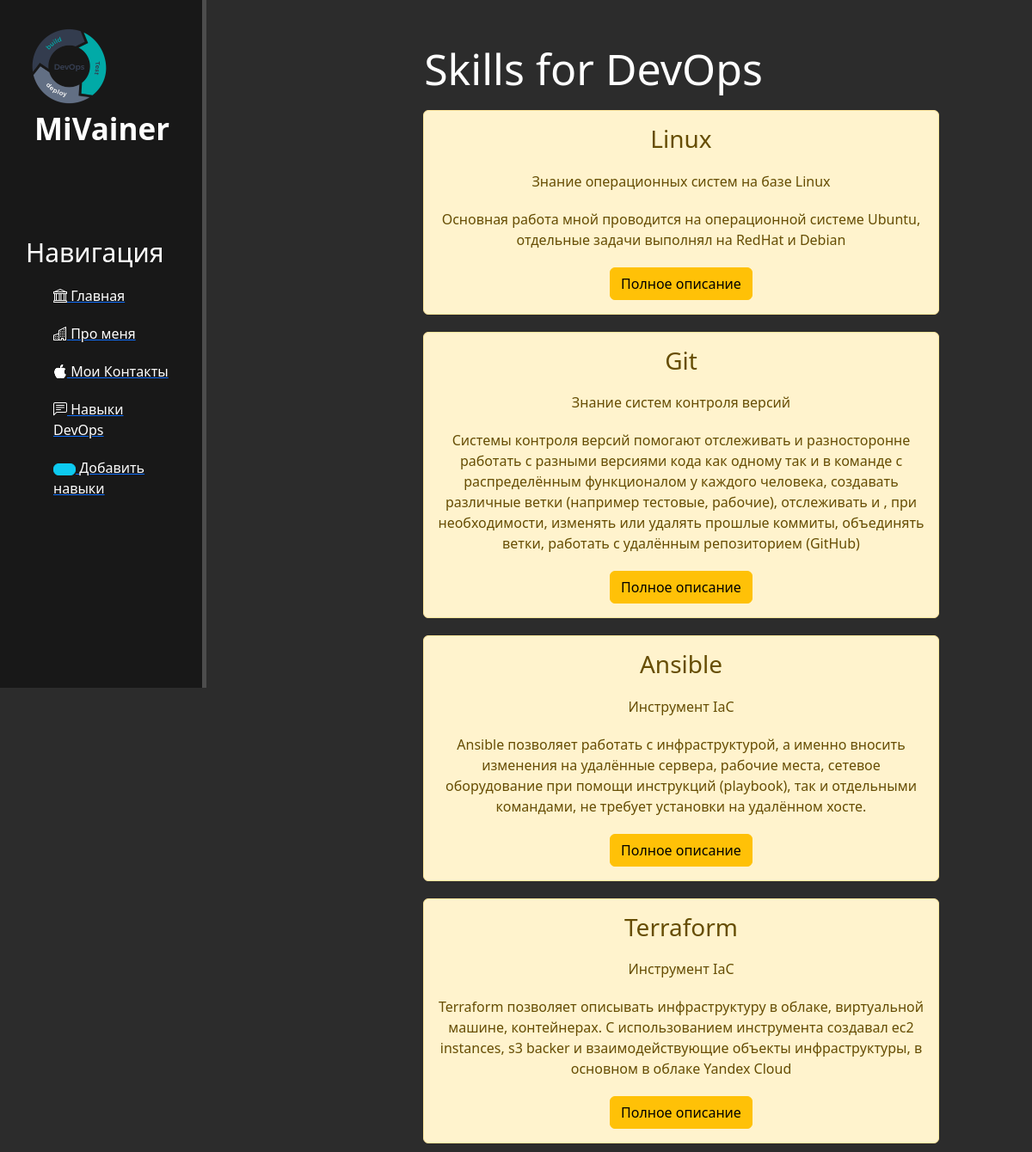
The page /news/ on the database as committed earlier.
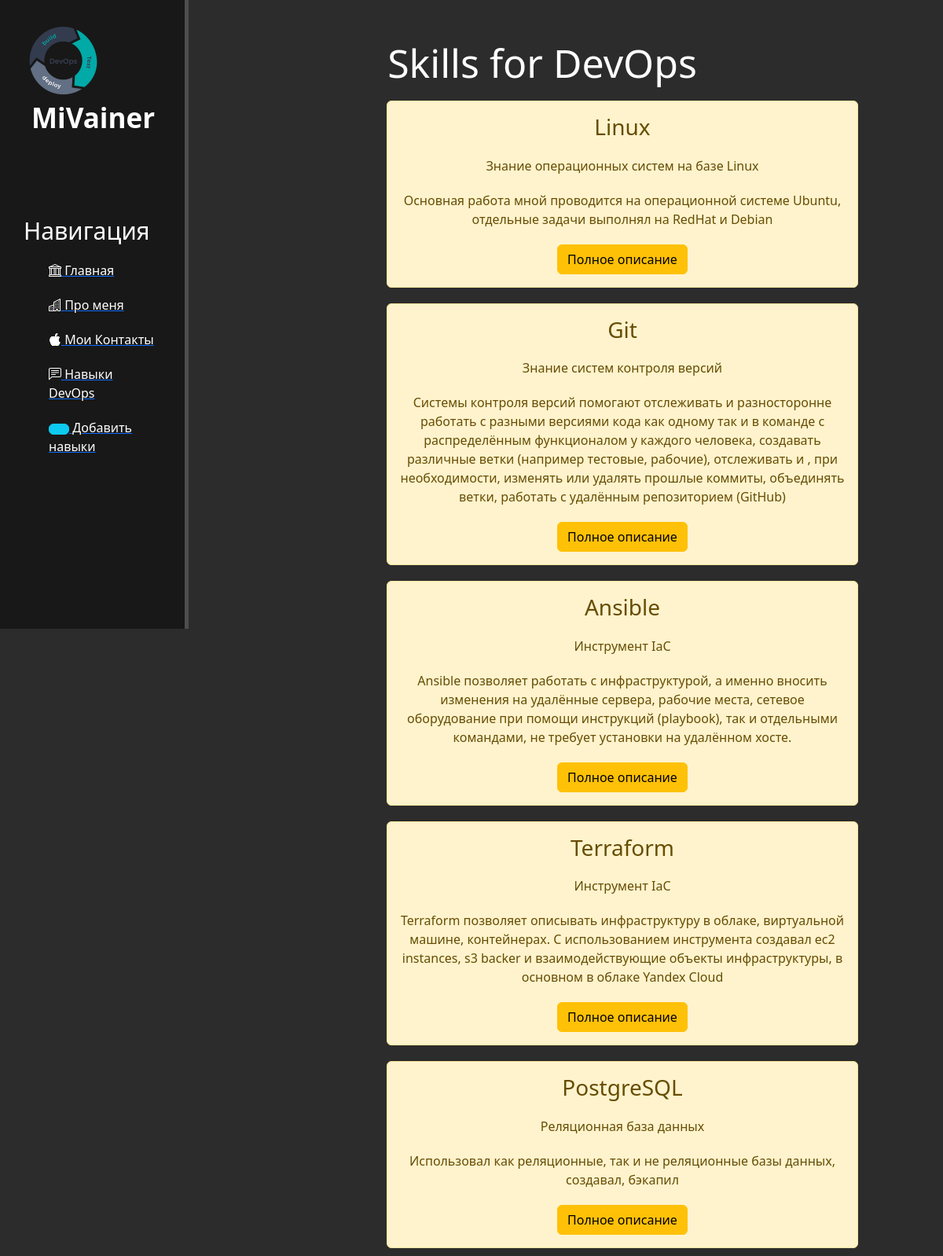
The same page on the database as committed later.
### app2/models.py (models this page shows, shortened)
class Artiles(models.Model):
    skill = models.CharField('Название скила', max_length=50, default='Не заполнено')
    opisanie = models.CharField('Краткое описание', max_length=250, default='Не заполнено')
    full_text = models.TextField('Примеры реализации')
    class Meta:
        verbose_name = "Навыки DevOps"
        verbose_name_plural = "Навыки DevOps"

### app2/views.py (the view)
# urls.py: path("", views.news_home, name='news_home'),
def news_home(request):
    skills = Artiles.objects.all()
    return render(request, "app2/news_home.html", {'skills': skills})

### app2/templates/app2/news_home.html (shortened to what this page needs)
{% extends 'app1/layout.html' %}
{% block content1 %}
    <div class="features">
        <h1>Skills for DevOps</h1>
        {% if skills %}
            {% for skill in skills %}
                <div class="alert alert-warning">
                    <h3>{{ skill.skill }}</h3>
                    <p>{{ skill.opisanie }}</p>
                    <p>{{ skill.full_text }}</p>
                    <a href="{% url 'news-detail' skill.id %}" class="btn btn-warning">Полное описание</a>
                </div>
            {% endfor %}
        {% else %}
            <p>У вас нет записей!</p>
        {% endif %}
    </div>
{% endblock %}

Rows that differ between the two databases and show on the page:
added Artiles: skill "PostgreSQL", opisanie "Реляционная база данных", full_text "Использовал как реляционные, так и не реляционные базы данных, создавал, бэкапил"
